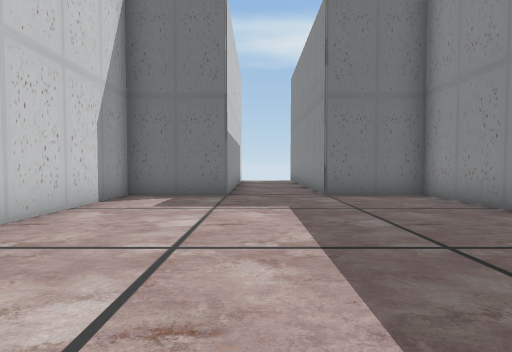
view 1 (above)

16 first-person views from a walk through a Unity game level. The camera is 1.5 m above the floor, tilts 2° down and sees 80° across. The floor is counted in squares, 2 m on a side. Each view is taken from the middle of a square. On the plan, view 1 faces up. The plan holds only what a view shows up to about 10 squares ahead; the rest is blank. The place goes on beyond the plan.

view 2
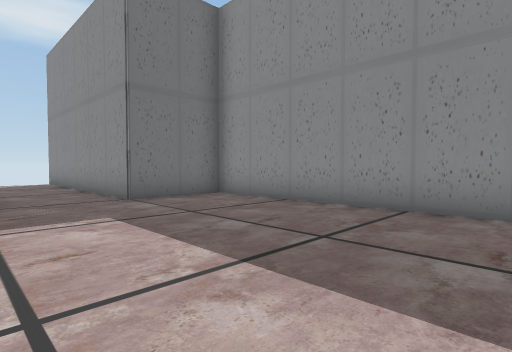

view 3
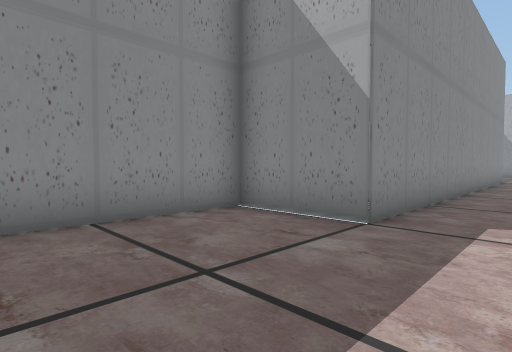

view 4
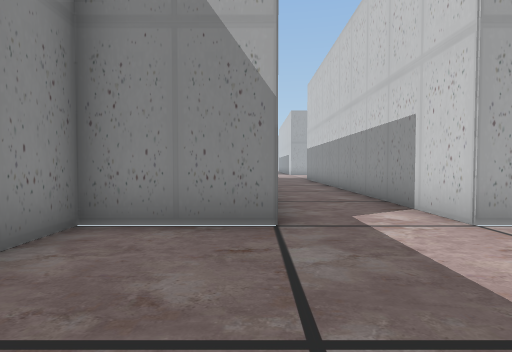

view 5
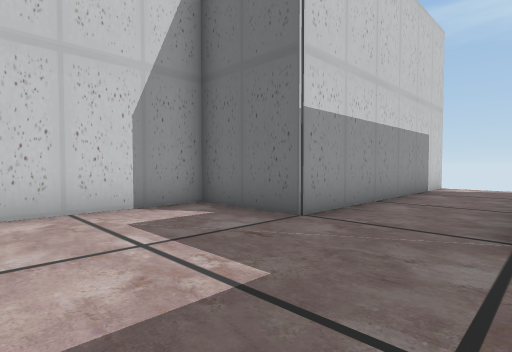

view 6
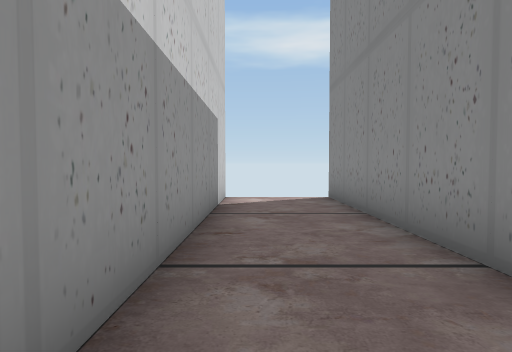

view 7
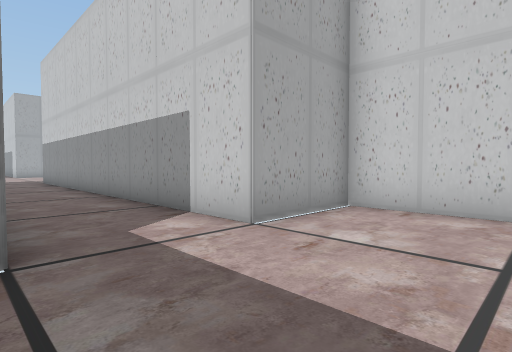

view 8
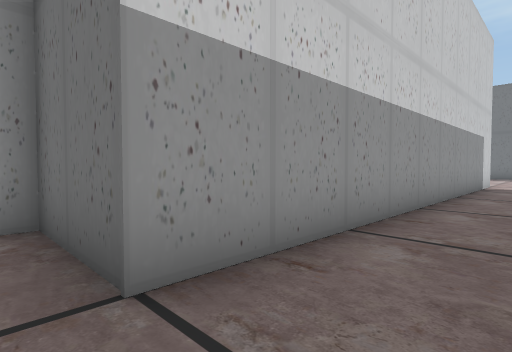

view 9
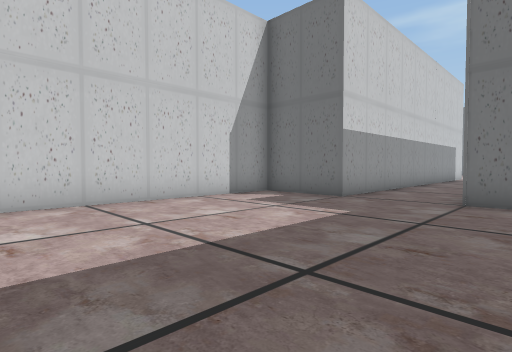

view 10
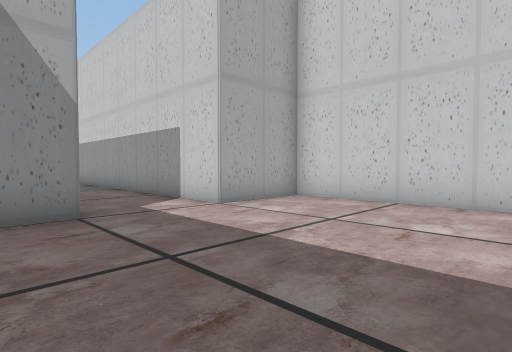

view 11
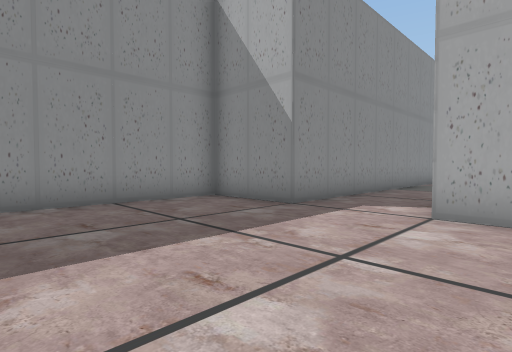

view 12
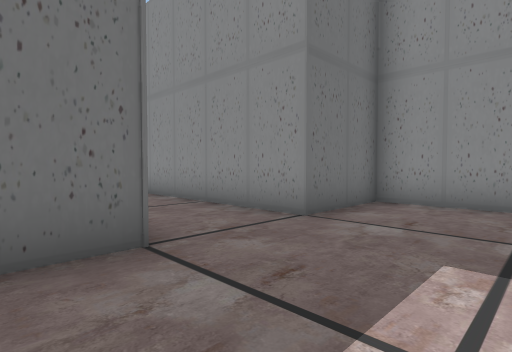

view 13
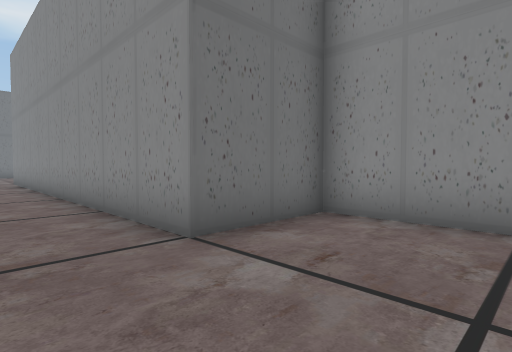

view 14
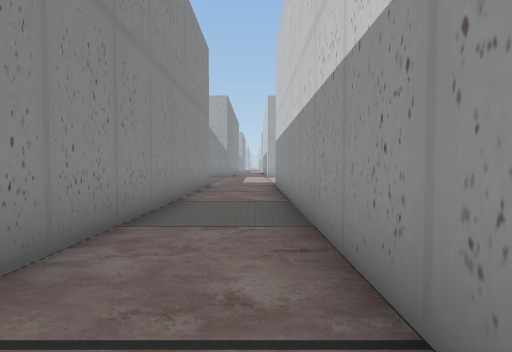

view 15
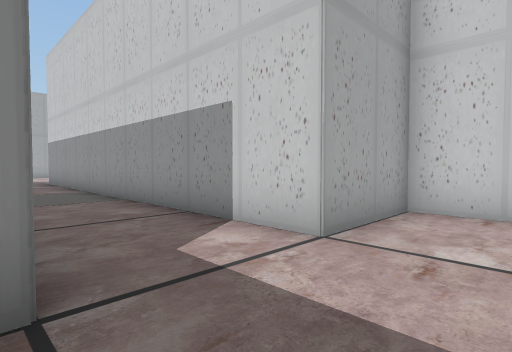

view 16
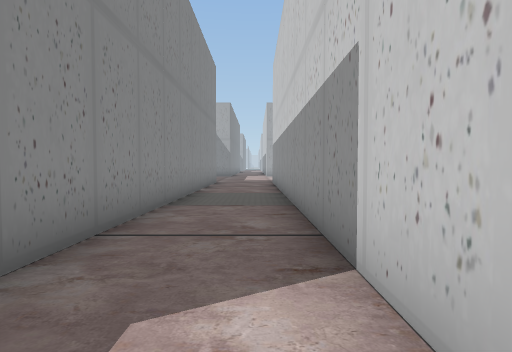

### Floor plan
Points are (right, up) in squares from view 1. A wall is a line through its corners. A room is listed if a view was taken in it or the views show most of it. See-through windows are left out.
Room 1 (views 1, 8, 9, 10, 11, 12, 13, 14, 15, 16)
walls: (1.7, -29.5) (1.7, -19.8) (4.2, -19.8) (4.2, -12.3) (1.7, -12.3) (1.7, 0.2); (-0.7, 0.2) (-0.7, -12.3) (-3.2, -12.3) (-3.2, -19.8) (-0.7, -19.8) (-0.7, -29.5)
ways out: opening at (0.5, 0) to room 2
Room 2 (views 2, 3, 4, 5, 6, 7)
walls: (1.7, 0.2) (4.2, 0.2) (4.2, 7.6) (1.7, 7.6) (1.7, 15.2); (-0.7, 15.2) (-0.7, 7.6) (-3.2, 7.6) (-3.2, 0.2) (-0.7, 0.2)
ways out: opening at (0.5, 0) to room 1; gap at (-1, 15); gap at (2, 15)

Where each view was taken, in squares from view 1:
view 1: 0 up, 0 right, facing up
view 2: 1 up, 1 left, facing up-right
view 3: 4 up, 0 right, facing down-right
view 4: 4 up, 2 right, facing down
view 5: 4 up, 2 right, facing up-left
view 6: 8 up, 0 right, facing up
view 7: 3 up, 2 right, facing down-left
view 8: 13 down, 1 right, facing up-left
view 9: 19 down, 3 right, facing up-left
view 10: 15 down, 3 right, facing down-left
view 11: 15 down, 2 left, facing down-right
view 12: 15 down, 2 left, facing up-right
view 13: 15 down, 0 right, facing up-right
view 14: 21 down, 0 right, facing down
view 15: 18 down, 2 right, facing down-left
view 16: 19 down, 0 right, facing down
